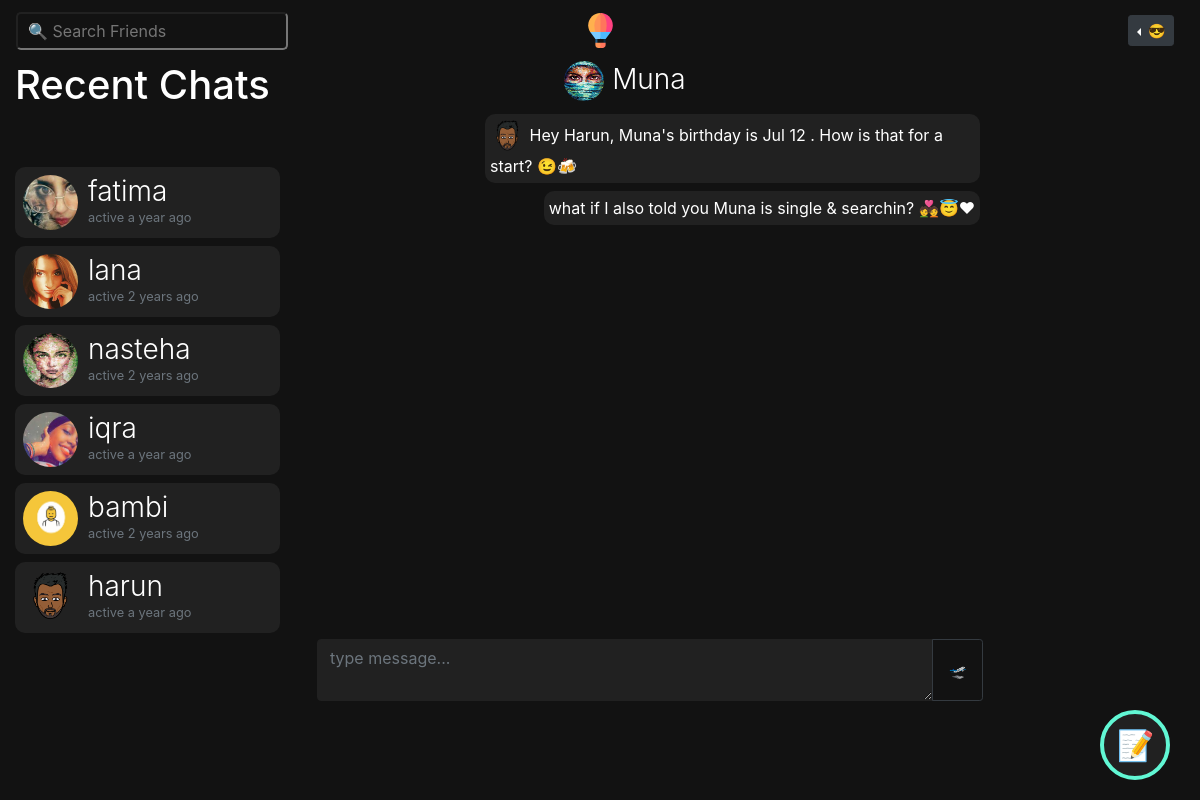
The page /m/muna (signed in) on the database as committed earlier.
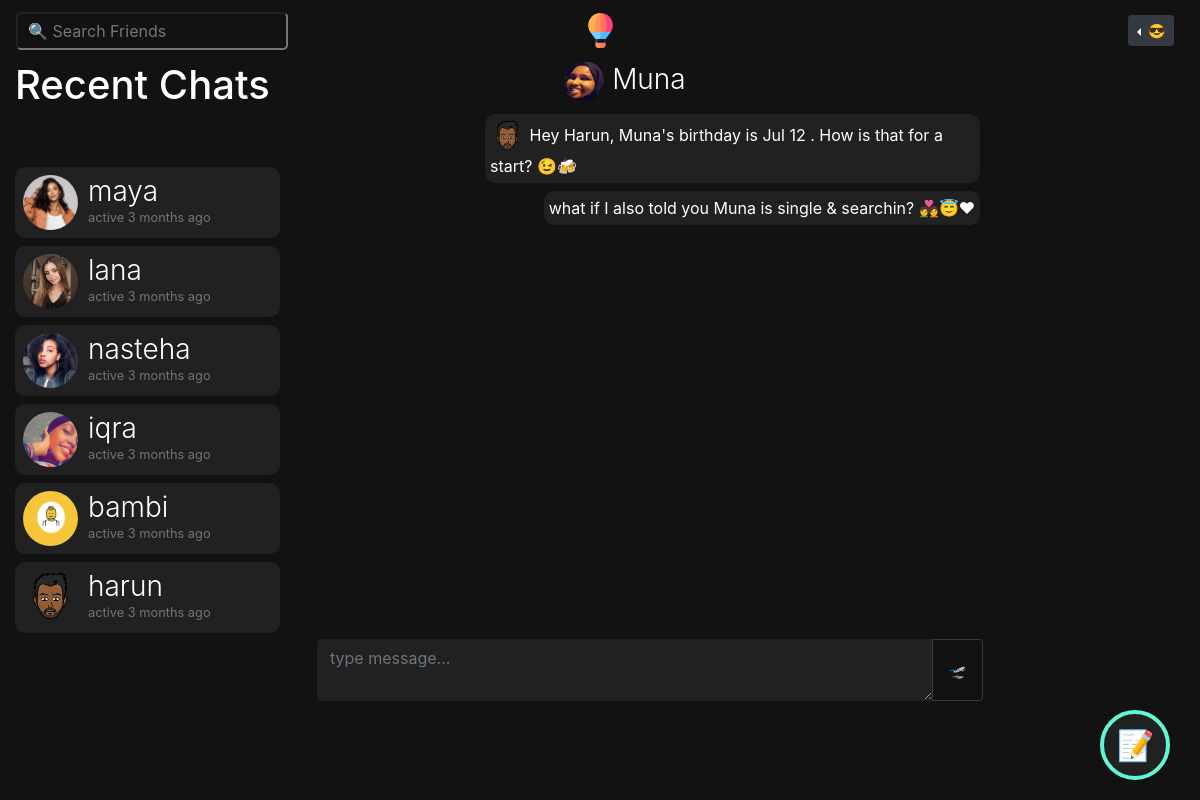
The same page on the database as committed later.
### bambiv3/models.py (models this page shows, shortened)
class User(db.Model, UserMixin):
	id = db.Column(db.Integer, primary_key=True)
	username = db.Column(db.String(20), unique=True, nullable=False)
	email = db.Column(db.String(120), unique=True, nullable=False)
	image_file = db.Column(db.String(20), nullable=False, default='default.jpg')
	password = db.Column(db.String(60), nullable=False)
	last_seen = db.Column(db.DateTime, default=datetime.utcnow)
	date_joined = db.Column(db.DateTime, nullable=False, default=datetime.utcnow)
	department = db.Column(db.String(20), nullable=False)
	student_number = db.Column(db.Integer(), unique=True, nullable=False)
	age = db.Column(db.DateTime, nullable=False)
	gender = db.Column(db.String(20), nullable=False)
	country = db.Column(db.String(20), nullable=False)
	hobby = db.Column(db.String(20), nullable=False)
	bio = db.Column(db.String(120), nullable=True)
	private = db.Column(db.Boolean, default=False, nullable=False)
	single = db.Column(db.Boolean, default=False, nullable=False)
	snapchat = db.Column(db.String(20),default=False, nullable=False)
	instagram = db.Column(db.String(20),default=False, nullable=False)
	posts = db.relationship('Post', backref='author', lazy=True, cascade="all, delete-orphan")
	products = db.relationship('Product', backref='author', lazy=True, cascade="all, delete-orphan")
	comments = db.relationship("Comment", backref="author", lazy="dynamic", cascade="all, delete-orphan")
	followed = db.relationship(
		'User', secondary=followers,
		primaryjoin=(followers.c.follower_id == id),
		secondaryjoin=(followers.c.followed_id == id),
		backref=db.backref('followers', lazy='dynamic'), lazy='dynamic')
	messages_sent = db.relationship('Message',
									foreign_keys='Message.sender_id',
									backref='author', lazy='dynamic', cascade="all, delete-orphan")
	messages_received = db.relationship('Message',
										foreign_keys='Message.recipient_id',
										backref='recipient', lazy='dynamic', cascade="all, delete-orphan")
	last_message_read_time = db.Column(db.DateTime)
	def new_messages(self):
		last_read_time = self.last_message_read_time or datetime(1900, 1, 1)
		return Message.query.filter_by(recipient=self).filter(
			Message.timestamp > last_read_time).count()

### bambiv3/routes.py (the view)
@app.route('/m/<recipient>', methods=['GET', 'POST'])
@login_required
def message(recipient):
	current_user.last_message_read_time = datetime.utcnow()
	db.session.commit()
	recipient = recipient.lower()
	user = User.query.filter_by(username=recipient).first_or_404()
	current_user.last_message_read_time = datetime.utcnow()
	db.session.commit()
	form = MessageForm()
	if form.validate_on_submit():
		msg = m(author=current_user, recipient=user, body=form.message.data)
		db.session.add(msg)
		db.session.commit()
		flash('Your message has been sent.', 'info')
		return redirect(url_for('message', recipient=recipient))
	sent = current_user.messages_sent.filter_by(recipient_id=user.id)
	received = current_user.messages_received.filter_by(sender_id=user.id)
	messages = sent.union(received).order_by(m.timestamp.asc())
	messages_received = current_user.messages_received.order_by(m.timestamp.desc())
	messages_sent = current_user.messages_sent.order_by(m.timestamp.desc())
	recent_chats = list()
	for message in messages_received:
		recent_chats.append(message.author)
	for message in messages_sent:
		recent_chats.append(message.recipient)
	recent_chats = list(dict.fromkeys(recent_chats))
	return render_template('send_message.html', recipient=recipient, title="Chat with " + recipient.title() , user=user, form=form, messages=messages, recent_chats=recent_chats)

### bambiv3/forms.py
class MessageForm(FlaskForm):
    message = TextAreaField((''), validators=[DataRequired()]) #Length(min=0, max=140)
    submit = SubmitField('🛫')

### bambiv3/models.py (called while the page is built)
@login_manager.user_loader
def load_user(user_id):
	return User.query.get(int(user_id))

### bambiv3/routes.py (called while the page is built)
@app.before_request
def before_request():
	if current_user.is_authenticated:
		current_user.last_seen = datetime.utcnow()
		db.session.commit()

### bambiv3/templates/send_message.html (shortened to what this page needs)
{% extends "layout.html" %}
{% block content %}
<div class="container-fluid">
  <div class="row">
    <div class="col-lg-3 d-none d-lg-block position-fixed">
       <h1>
        Recent Chats
         {% set new_messages = current_user.new_messages() %}<span id="message_count" class="badge badge-warning"style="visibility: {% if new_messages %}visible{% else %}hidden {% endif %};">{{ new_messages }}</span></a>
      </h1>
      <div style="overflow:auto;height:500px;padding-right:5px;">
      {% for person in recent_chats %}
      <a href="{{ url_for('message',recipient=person.username) }}" style="text-decoration:none;">
      <header class="mb-2">
        <img src="{{ url_for('static', filename='profile_pics/' + person.image_file) }}" alt="default profile" class="profile-thumbnail">
        <div class="profile-name">
          <h3>{{person.username}}</h3>
          <small class="text-muted">active {{ moment(person.last_seen).fromNow() }}</small>
        </div>
      </header>
      </a>
      {% endfor %}
    </div>
</div>
    <div class="col-lg-7 offset-lg-3">
      <h3 style="text-align:center;margin-left:-50px;">
        <img src="{{ url_for('static', filename='profile_pics/' + user.image_file) }}" alt="default profile" style="width:40px;height:40px;border-radius:50%;">
        <a href="{{url_for('user_posts', username=recipient)}}" style="color:#fff;">{{user.username.title()}}
           </a></h3>
           <div class="msg-box" style="overflow-y:auto;padding:5px;">
      {% for message in messages %}
          <p class="mb-2"
          style="
          {% if message.author == current_user%}
            text-align:left;padding:5px;border-radius:10px;display:inline-block;float:right;clear:both;max-width:75%;background:#212121;
          {%else%}
            text-align:left;padding:5px;border-radius:10px;display:inline-block;max-width:75%;border:2px solid #212121;
          {% endif %}">
          {% if message.author != current_user %}
          <img src="{{ url_for('static', filename='profile_pics/' + message.author.image_file) }}" alt="profile pic" title="{{message.author.username.lower()}}" style="width:22px;height:22px;border-radius:50%">
          {% endif %}
          {{message.body | safe | urlize(40, target='_blank')}}
          <br>
          <small style="display:inline-block;float:right;">{{ moment(message.timestamp).fromNow() }}</small>
        </p>
        <br>
        {% else %}
            <p class="mb-2" style="text-align:left;padding:5px;border-radius:10px;display:inline-block;float:right;clear:both;max-width:75%;background:#212121;">
            <img src="{{ url_for('static', filename='profile_pics/' + current_user.image_file) }}" alt="profile pic"style="width:35px;height:35px;border-radius:50%">
            Hey {{current_user.username.title()}}, {{user.username.title()}}'s birthday is {{user.age.strftime(' %b %d ')}}. How is that for a start? 😉🍻
            </p>
            <p class="mb-2" style="text-align:left;padding:5px;border-radius:10px;display:inline-block;float:right;clear:both;max-width:75%;background:#212121;">
              {% if current_user.single and user.single and current_user.gender != user.gender %}
                what if I also told you {{user.username.title()}} is single & searchin? 💑😇❤
              {% endif %}
            </p>
        {% endfor %}
        </div>
      <div class="post" style="background:none;padding:2px;width:100%;">
          <form method="POST" action="" enctype="multipart/form-data">
            <div class="input-group mt-2" style="overflow:hidden">
              {% if form.message.errors %}
                {{ form.message(class="form-control border-0 rounded-3 resize-none dark-theme border border-dark", placeholder="type message...") }}
                <div class="invalid-feedback">
                  {% for error in form.message.errors %}
                    <span>{{ error }}</span>
                  {% endfor %}
                </div>
                  {% else %}
                    {{ form.message(class="form-control border-0 rounded-3 resize-none dark-theme border border-dark", placeholder="type message...") }}
                  {% endif %}
                  <div class="input-group-append">
                    {{ form.submit(class="btn btn-outline-dark btn-sm p-3") }}
                  </div>
              </div>
          </form>
  </div>
</div>
{% endblock content %}

### bambiv3/templates/layout.html (shortened to what this page needs)
<!doctype html>
<html lang="en">
  <head>
    <link rel="stylesheet" href="https://stackpath.bootstrapcdn.com/bootstrap/4.3.1/css/bootstrap.min.css">
    <link rel="stylesheet" type="text/css" href="{{ url_for('static', filename='main.css') }}">
  </head>
  <body>
<nav class="navbar navbar-expand-md navbar-dark sticky-top">
    <div class="navbar-collapse collapse w-100 order-1 order-md-0 dual-collapse2">
        <ul class="navbar-nav mr-auto">
            <li>
               <div class="d">
                <input type="text" placeholder="🔍 Search Friends" id="search" onkeyup="filterFunction()" onclick="search()" class="dropbtn">
            </div>
            </li>
        </ul>
    </div>
    <div class="mx-auto order-0">
      <a class="navbar-brand mx-auto d-none d-lg-block" href="{{ url_for('home') }}">
        <img src="{{ url_for('static', filename='resources/' + 'logo.svg') }}" width="35" height="35" class="d-inline-block align-top" alt="">
      </a>
  </div>
    <div class="navbar-collapse collapse w-100 order-3 dual-collapse2 settings">
        <ul class="navbar-nav ml-auto">
          {% if current_user.is_authenticated %}
          <li>
            <div class="dropdown dropleft">
            <button class="btn  btn-sm btn-dark dropdown-toggle" type="button" id="dropdownMenuButton" data-toggle="dropdown" aria-haspopup="true" aria-expanded="false">
               <span>😎</span>
            </button>
              {% set new_messages = current_user.new_messages() %}
          </div>
          </li>
          {% else %}
            <li class="nav-item">
              <a  class="btn btn-sm btn-outline-primary" href="{{ url_for('login') }}" style="color:#F9E9C8;text-decoration: none;"> 😇 Log In</a>
              <a  class="btn btn-sm btn-outline-success" href="{{ url_for('register') }}" style="color:#F9E9C8;text-decoration: none;"> 👽 Sign Up</a>
            </li>
          {% endif %}
        </ul>
    </div>
</nav>
  {% block content %} {% endblock %}
  {% if current_user.is_authenticated %}
      <div id="new_post" class="d-none d-lg-block">
          <button class="post_btn"><a href="{{ url_for('new_post') }}" style="color:#F9E9C8;" data-toggle="popover" data-content="🍌: Add Longer Posts with Titles">📝</a></button>
        </div>
       {% set new_messages = current_user.new_messages() %}
    {% endif %}
  </body>
</html>

### bambiv3/static/main.css (style rules this page uses)
body { background:#121212; color:#fff; }
nav { background:#121212; }
.settings li { padding-right:10px; }
.about span, small { color:#1e90ff; }
#search { box-sizing: border-box; background-position: 14px 12px; font-size: 16px; padding: 5px 10px 5px 10px; background: transparent; color: #F9E9C8; border-radius: 5px; }
.d { position: relative; display: inline-block; }
h3 { font-weight: 300; }
header { display: flex; flex-direction: row; color:#fff; background:#212121; border-radius:10px; padding:8px; cursor:pointer; }
header .profile-thumbnail { width: 55px; height: 55px; border-radius: 50%; }
header .profile-name { display: flex; flex-direction:column; margin-left: 10px; }
header h3, header h4 { display: flex; margin: 0; }
.post { background:#212121; border-radius:10px; padding:7px; }
.post_btn { background-color : #000; color: #F9E9C8; padding: 10px 20px; border:none; outline:none; border:2px solid #F9E9C8; padding: 2px; border-radius: 50%; height:70px; width:70px; }
#new_post { position: fixed; bottom: 20px; right: 30px; }
.dark-theme { background: #212121; color: #fff; border:1px solid #212121 !important; }
.post_btn { background-color: #212121; color: #F9E9C8; outline: none; border: 4px solid #61f7d4;; padding: 2px; border-radius: 50%; height: 70px; width: 70px; font-size: 30px; }

### bambiv3/templates/send_message.html (style rules this page uses)
@media only screen and (min-width: 600px) { .msg-box { height: 520px; } }

Rows that differ between the two databases and show on the page:
changed User: image_file: a different picture; username "fatima" → "maya"; last_seen "a year ago" → "3 months ago"
changed User "lana": image_file: a different picture; last_seen "2 years ago" → "3 months ago"
changed User "nasteha": image_file: a different picture; last_seen "2 years ago" → "3 months ago"
changed User "iqra": image_file: a different picture; last_seen "a year ago" → "3 months ago"
changed User "bambi": last_seen "2 years ago" → "3 months ago"
changed User "harun": last_seen "a year ago" → "3 months ago"
changed User "Muna": image_file: a different picture
